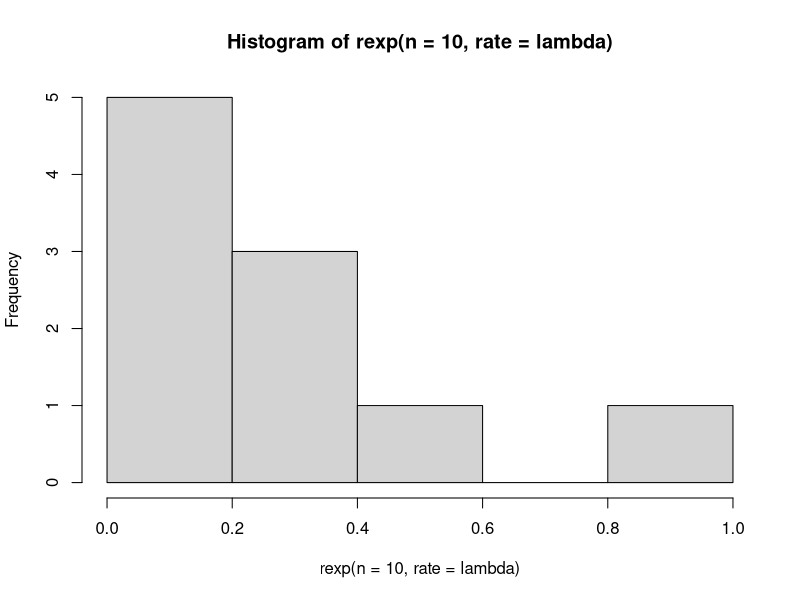
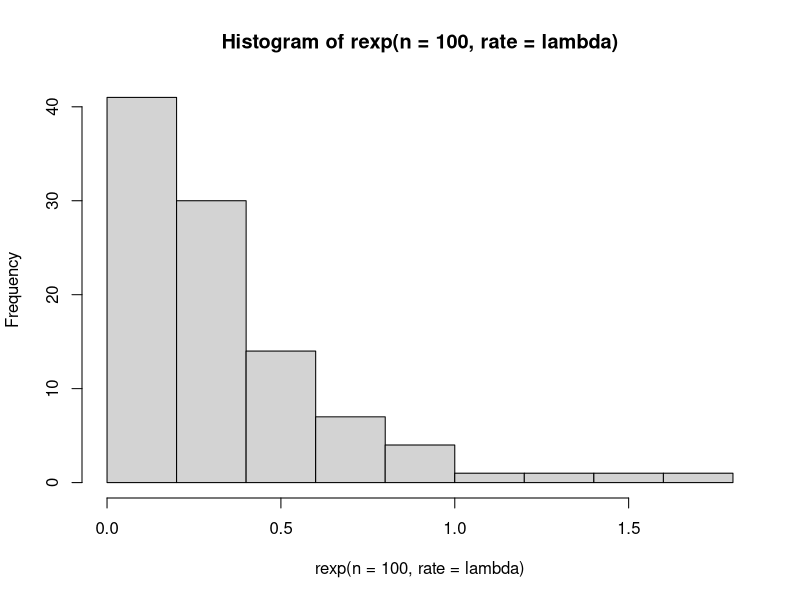
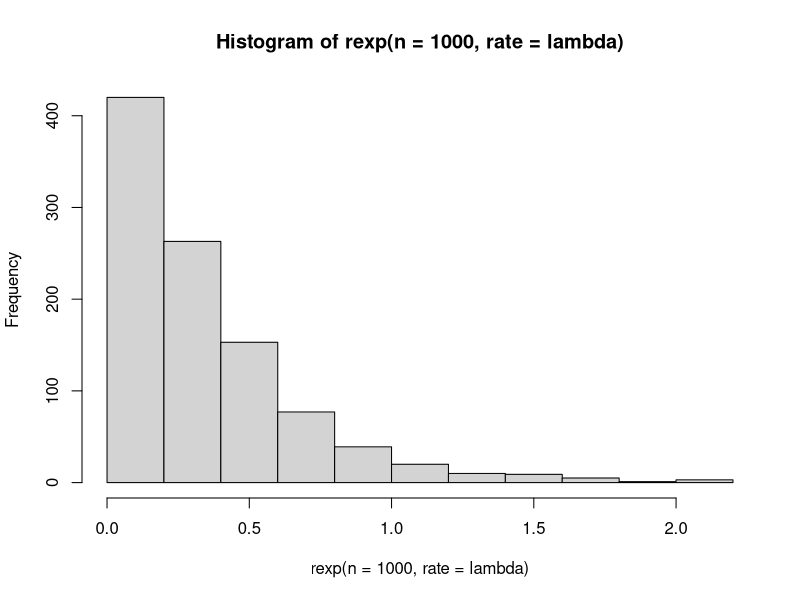
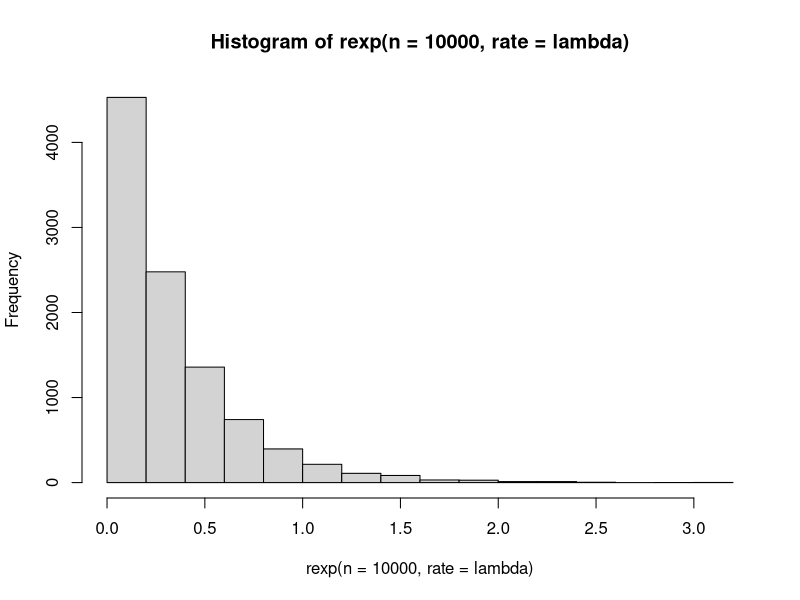

Write the R code that produced these figures, in order.
lambda <- 3
#==========A==========
dexp(x = seq(1, 10, by = 0.1), rate = lambda)

#==========B==========
set.seed(1)
hist(rexp(n = 10, rate = lambda))
set.seed(1)
hist(rexp(n = 100, rate = lambda))
set.seed(1)
hist(rexp(n = 1000, rate = lambda))
set.seed(1)
hist(rexp(n = 10000, rate = lambda))

#==========C==========
n <- 100
mean(rexp(n = n, rate = lambda))
var(rexp(n = n, rate = lambda))